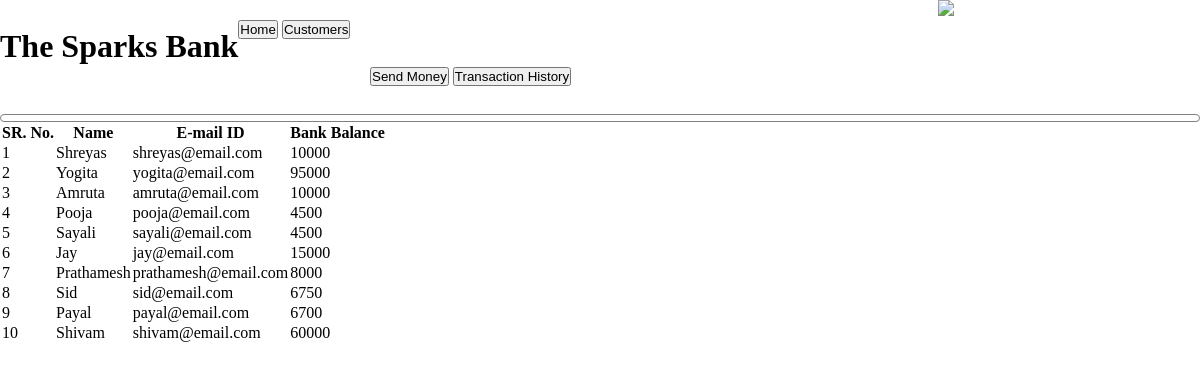
/customer.php, run on the app's committed database.
### tables this page shows
CREATE TABLE `user` (
  `srno` int(2) NOT NULL,
  `name` text NOT NULL,
  `email` varchar(22) NOT NULL,
  `balance` int(10) NOT NULL
);

### customer.php (the view, shortened to what this page needs)
<!DOCTYPE html>
<html lang="en">
<head>
    <link rel="stylesheet"
        href="https://unpkg.com/bootstrap-material-design@4.1.1/dist/css/bootstrap-material-design.min.css">
    <link rel="stylesheet" href="style.css">
</head>
<body>
    <div class="container">
    <div class="icon">
      <img style="margin-left: 700px" src="https://img.icons8.com/ios/100/000000/bank-building.png" />
      <div class="but">
        <h1>The Sparks Bank</h1>
      </div>
    </div>
    <nav class="navbar navbar-light bg-light">
      <form class="form-inline">
        <a href="index.php"><button  class="btn btn-outline-secondary" type="button">Home</button></a>
        <button class="btn btn-outline-success mx-4" type="button">Customers</button>
      </form>
    </nav>
    <section id="main" class="coloured-section">
    <?php require_once('transaction.php'); ?>
    <div class="" style="margin: 28px 370px">
        <button name='sendMoney' class="btn btn-outline-success" id="btn-3" type="submit">Send Money</button>
        <a href="history.php"><button class="btn btn-outline-secondary mx-4"
            type="button">Transaction History</button></a>
    </div>
    <div class="create box" id="create">
    </div>
    <?php
        $mysqli=new mysqli('localhost','root','','users') or die(mysqli_error($mysqli));
        $result=$mysqli->query("SELECT * FROM user") or die(mysqli_error($mysqli));
    ?>
    <div class="container">
        <div class="table-responsive">
            <table class="table table-hover">
                <thead>
                    <tr class="">
                        <th scope="col">SR. No.</th>
                        <th scope="col">Name</th>
                        <th scope="col">E-mail ID</th>
                        <th scope="col">Bank Balance</th>
                    </tr>
                </thead>
                <tbody>
                    <?php while($row=$result->fetch_assoc()): ?>
                    <tr class="">
                        <td scope="row"> <?php echo $row['srno'] ?> </td>
                        <td><?php echo $row['name'] ?></td>
                        <td><?php echo $row['email'] ?></td>
                        <td>
                            <p id="shreyasBankBalance"><?php echo $row['balance'] ?></p>
                        </td>
                    </tr>
                    <?php endwhile; ?>
                </tbody>
            </table>
        </div>
    </div>
    </section>
</div>
</body>
</html>

### style.css (style rules this page uses)
* { margin: 0%; padding: 0%; box-sizing: border-box; }
.but { margin-top: 28px; float: left; }
.container .box { border-radius: 5px; border: 0.1px solid gray; padding: 3px 5px; }

### data on the page
user: srno "1", name "Shreyas", email "shreyas@email.com", balance "10000"
user: srno "2", name "Yogita", email "yogita@email.com", balance "95000"
user: srno "3", name "Amruta", email "amruta@email.com", balance "10000"
user: srno "4", name "Pooja", email "pooja@email.com", balance "4500"
user: srno "5", name "Sayali", email "sayali@email.com", balance "4500"
user: srno "6", name "Jay", email "jay@email.com", balance "15000"
user: srno "7", name "Prathamesh", email "prathamesh@email.com", balance "8000"
user: srno "8", name "Sid", email "sid@email.com", balance "6750"
user: srno "9", name "Payal", email "payal@email.com", balance "6700"
user: srno "10", name "Shivam", email "shivam@email.com", balance "60000"
